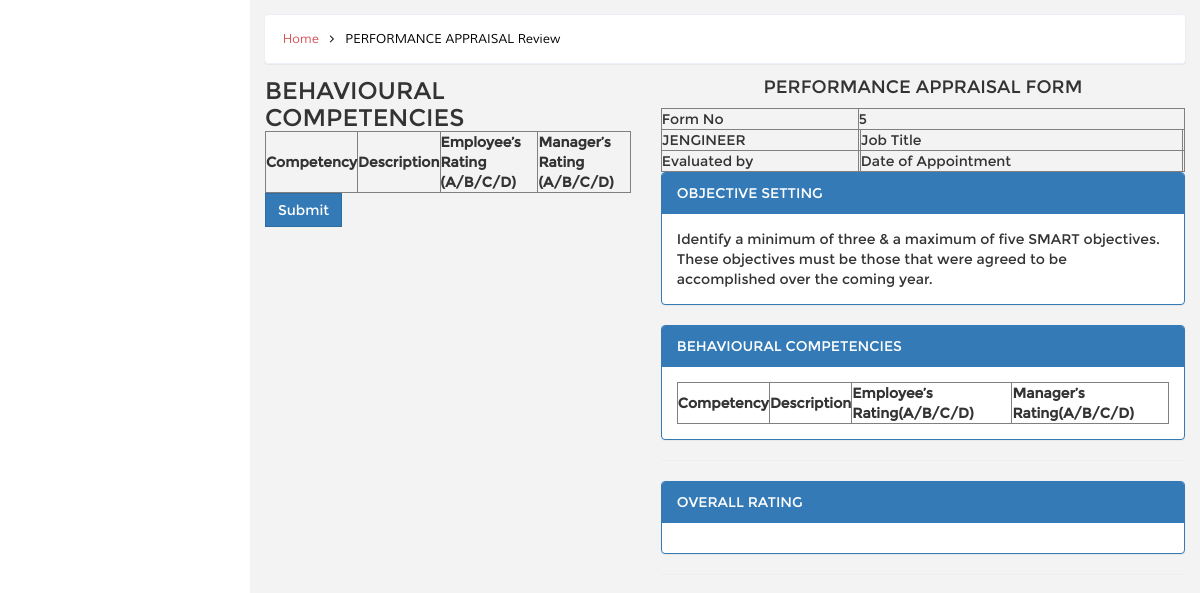
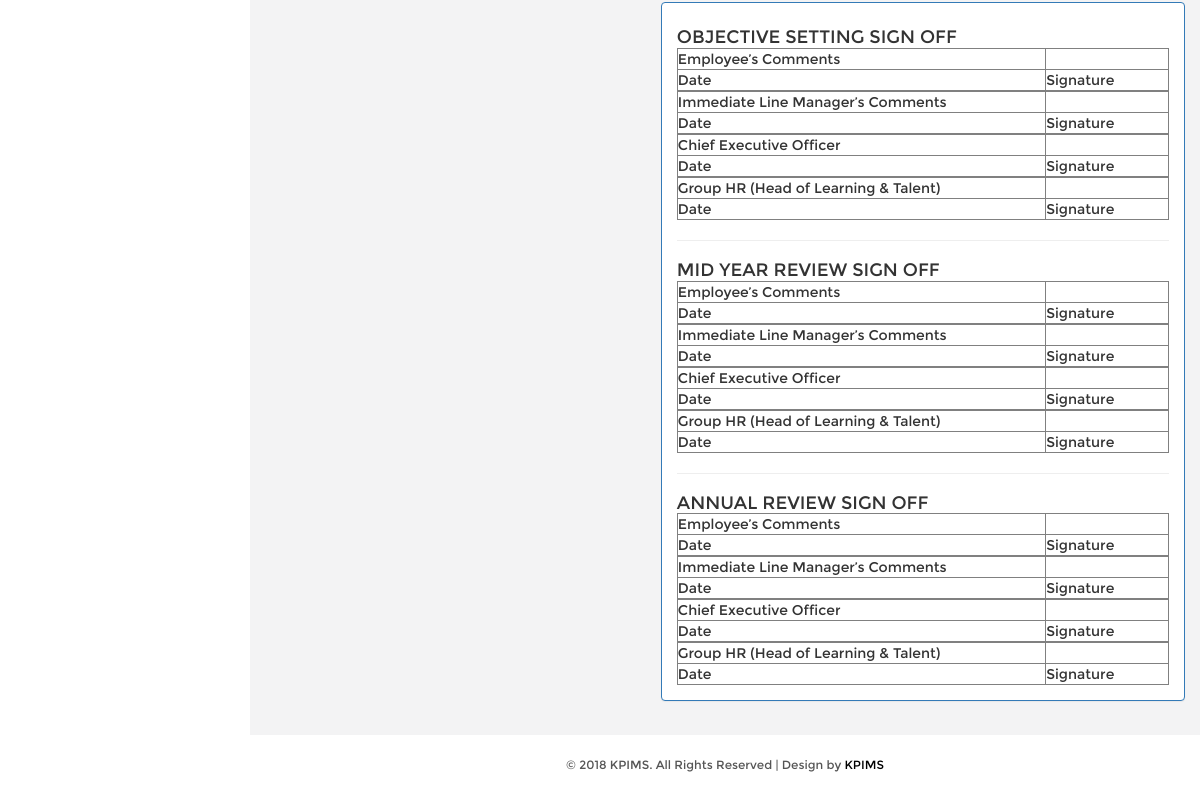
Before: /PAFID_approval_step2.php?id=5 with the older database file (2 pictures, top to bottom).
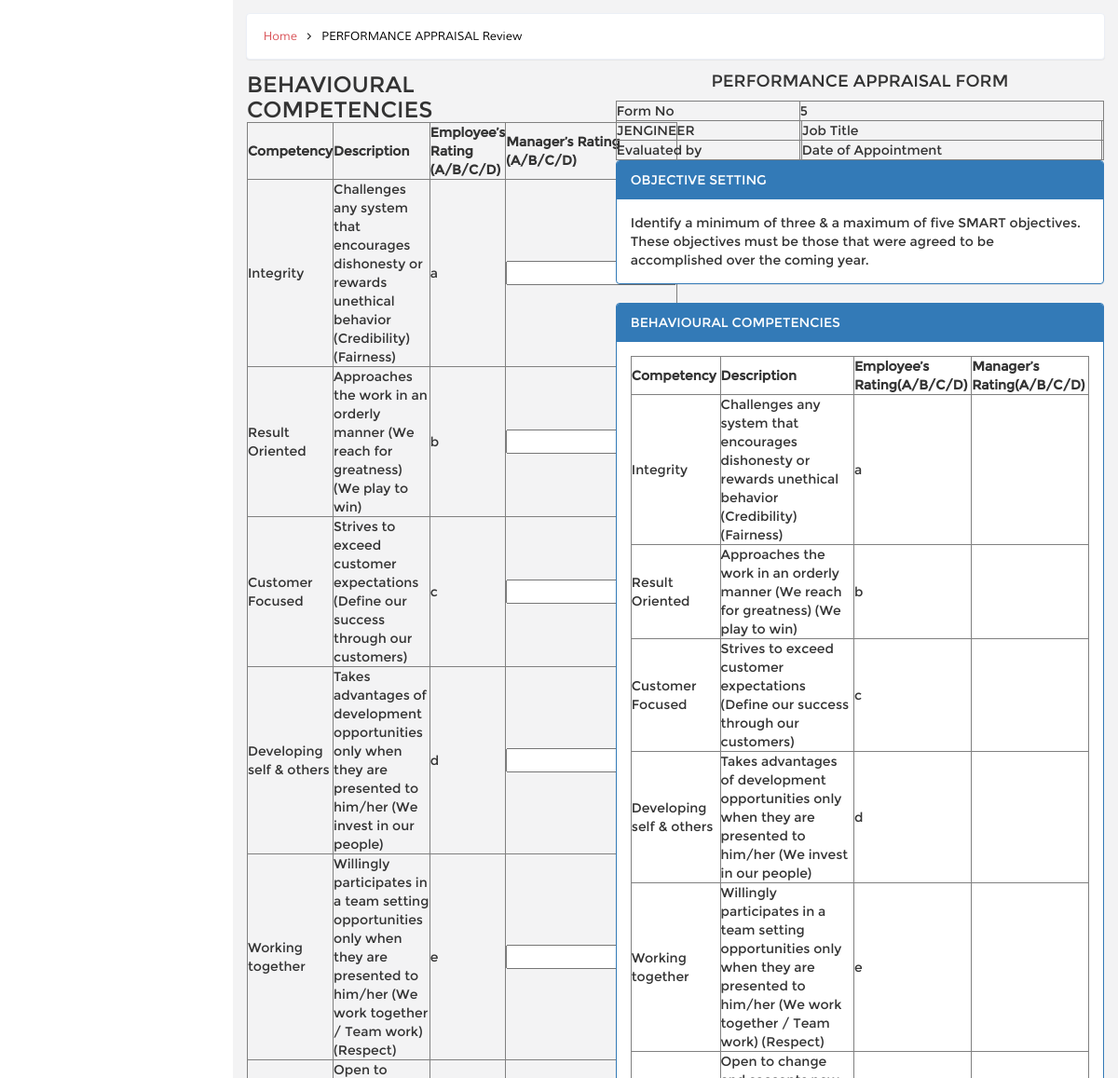
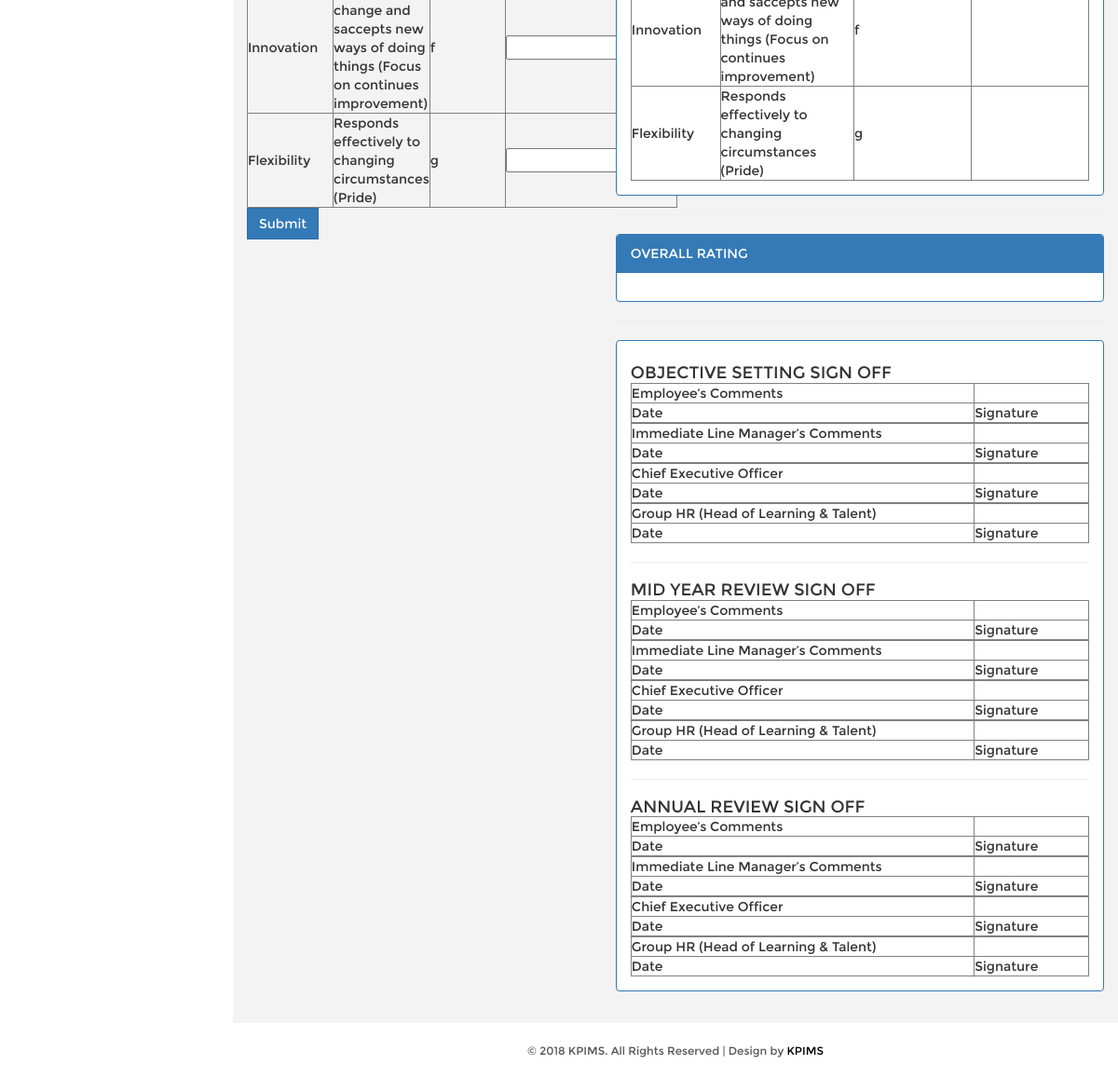
After: the same page with the newer database file (2 pictures, top to bottom).
### tables this page shows
CREATE TABLE `kpi_employee_beh_competency` (
  `PAFID` int(5) NOT NULL,
  `beh_competency_id` int(5) NOT NULL,
  `employee_rating` varchar(10) DEFAULT NULL,
  `manager_rating` int(10) DEFAULT NULL,
  `user_id` int(5) DEFAULT NULL,
  `review_user_id` int(5) DEFAULT NULL,
  PRIMARY KEY (`PAFID`,`beh_competency_id`)
);

CREATE TABLE `kpi_beh_competency` (
  `id` int(5) NOT NULL AUTO_INCREMENT,
  `competency` varchar(50) DEFAULT NULL,
  `description` text DEFAULT NULL,
  PRIMARY KEY (`id`)
);

### DB.php (called while the page is built, shortened)
<?php
function getDBConnection() {
    $servername = "localhost";
    $username = "root";
    $password = "123";
    $db = "kpimsdb";
    $conn = mysqli_connect($servername, $username, $password, $db);
    if (!$conn) {
        die("Connection failed: " . mysqli_connect_error());
    } else {
        return $conn;
    }
}
function getData($sql) {
    $conn = getDBConnection();
    $result = mysqli_query($conn, $sql);
    if (mysqli_num_rows($result) > 0) {
        return $result;
    } else {
        return FALSE;
    }
}
?>

### PAFID_approval_step2.php (the view, shortened to what this page needs)
<!DOCTYPE HTML>
<html>
    <?php include_once './DB.php'; ?>
    <head>
        <link href="css/bootstrap.min.css" rel='stylesheet' type='text/css' />
        <link href="css/style.css" rel='stylesheet' type='text/css' />
        <link href="css/font-awesome.css" rel="stylesheet">
        <link href="css/custom.css" rel="stylesheet">
    </head>
    <body>
        <div id="wrapper">
            <div id="page-wrapper" class="gray-bg dashbard-1">
                <div class="content-main">
                    <div class="banner">
                        <h2>
                            <a href="home.php">Home</a>
                            <i class="fa fa-angle-right"></i>
                            <span>PERFORMANCE APPRAISAL Review</span>
                        </h2>
                    </div>
                    <div class="content-top">
                        <div class="col-md-5 ">
                            <form action="PAFID_behavioural_competencies_approval.php" method="post">
                                <h3>BEHAVIOURAL COMPETENCIES</h3>
                                <table border="1">
                                    <thead>
                                        <tr>
                                            <th>Competency</th>
                                            <th>Description</th>
                                            <th>Employee’s Rating (A/B/C/D)</th>
                                            <th>Manager’s Rating (A/B/C/D)</th>
                                        </tr>
                                    </thead>
                                    <tbody>
                                        <?php
                                        $sql = " SELECT beh_competency_id AS id,employee_rating,kpi_beh_competency.competency,kpi_beh_competency.description
                                            FROM kpi_employee_beh_competency
 INNER JOIN kpi_beh_competency
 ON kpi_beh_competency.id = kpi_employee_beh_competency.beh_competency_id
  WHERE PAFID =  '".$_GET['id']."'";
                                        $data = getData($sql);
                                        foreach ($data as $value) {
                                            ?>
                                            <tr>
                                                <td><?= $value['competency'] ?></td>
                                                <td><?= $value['description'] ?></td>
                                                <td><?= $value['employee_rating'] ?></td>
                                                <td><input type="text" name="<?= $value['id'] ?>"/></td>
                                            </tr>
                                            <?php
                                        }
                                        ?>
                                    </tbody>
                                </table>
                                    <button name="submit" type="submit" class="btn btn-primary">Submit</button><br>
                            </form>
                        </div>
                        <div class="col-md-7 ">
                            <?php include './PAF.php'; ?>
                        </div>
                    </div>
                    <?php
                    include './_footer.php';
                    ?>
                </div>
            </div>
        </div>
    </body>
</html>

### PAF.php (shortened to what this page needs)
<?php
$PAFID = $_GET['id'];
?>
<h4 style="text-align: center;margin-bottom: 10px">PERFORMANCE APPRAISAL FORM</h4>
<table border="1" style="width: 100%">
    <tbody>
        <tr>
            <td>Form No</td>
            <td colspan="3"><?= $PAFID ?></td>
        </tr>
        <tr>
            <td>JENGINEER</td>
            <td><?= $_SESSION['userbean']['first_name'] ?> <?= $_SESSION['userbean']['last_name'] ?></td>
            <td>Job Title</td>
            <td><?= $_SESSION['userbean']['job_title'] ?></td>
        </tr>
        <tr>
            <td>Evaluated by</td>
            <td> </td>
            <td>Date of Appointment</td>
            <td><?= $_SESSION['userbean']['date_of_appointment'] ?></td>
        </tr>
    </tbody>
</table>
<div class="panel panel-primary">
    <div class="panel-heading ">OBJECTIVE SETTING</div>
    <div class="panel-body">
        <p>Identify a minimum of three & a maximum of five SMART objectives. These objectives must be those that were agreed to be accomplished over the coming year.</p>
    </div>
</div>
<div class="panel panel-primary">
    <div class="panel-heading ">BEHAVIOURAL COMPETENCIES</div>
    <div class="panel-body">
        <table border="1">
            <thead>
                <tr>
                    <th>Competency</th>
                    <th>Description</th>
                    <th>Employee’s Rating(A/B/C/D)</th>
                    <th>Manager’s Rating(A/B/C/D)</th>
                </tr>
            </thead>
            <tbody>
                <?php
                $sqlBeh = " SELECT kpi_employee_beh_competency.*,kpi_beh_competency.competency,kpi_beh_competency.description FROM kpi_employee_beh_competency
 INNER JOIN kpi_beh_competency
 ON kpi_beh_competency.id = kpi_employee_beh_competency.beh_competency_id
WHERE kpi_employee_beh_competency.PAFID = '$PAFID'";
                $data = getData($sqlBeh);
                if ($data)
                    foreach ($data as $value) {
                        ?>
                        <tr>
                            <td><?= $value['competency'] ?></td>
                            <td><?= $value['description'] ?></td>
                            <td><?= $value['employee_rating'] ?></td>
                            <td><?= $value['manager_rating'] ?></td>
                        </tr>
                        <?php
                    }
                ?>
            </tbody>
        </table>
    </div>
</div>
<hr>
<div class="panel panel-primary">
    <div class="panel-heading ">OVERALL RATING</div>
    <div class="panel-body">
    </div>
</div>
<hr>
<div class="panel panel-primary">
    <div class="panel-body">
        <h4 style="margin-top: 10px">OBJECTIVE SETTING SIGN OFF </h4>
        <table border="1" style="width: 100%">
            <tbody>
                <tr>
                    <td style="width: 75%">Employee’s Comments</td>
                    <td></td>
                </tr>
                <tr>
                    <td>Date</td>
                    <td>Signature</td>
                </tr>
            </tbody>
        </table>
        <table border="1" style="width: 100%">
            <tbody>
                <tr >
                    <td style="width: 75%">Immediate Line Manager’s Comments</td>
                    <td></td>
                </tr>
                <tr>
                    <td>Date</td>
                    <td>Signature</td>
                </tr>
            </tbody>
        </table>
        <table border="1" style="width: 100%">
            <tbody>
                <tr>
                    <td style="width: 75%">Chief Executive Officer</td>
                    <td></td>
                </tr>
                <tr>
                    <td>Date</td>
                    <td>Signature</td>
                </tr>
            </tbody>
        </table>
        <table border="1" style="width: 100%">
            <tbody>
                <tr>
                    <td style="width: 75%">Group HR (Head of Learning & Talent)</td>
                    <td></td>
                </tr>
                <tr>
                    <td>Date</td>
                    <td>Signature</td>
                </tr>
            </tbody>
        </table>
        <hr>
        <h4 style="margin-top: 10px">MID YEAR REVIEW SIGN OFF </h4>
        <table border="1" style="width: 100%">
            <tbody>
                <tr>
                    <td style="width: 75%">Employee’s Comments</td>
                    <td></td>
                </tr>
                <tr>
                    <td>Date</td>
                    <td>Signature</td>
                </tr>
            </tbody>
        </table>
        <table border="1" style="width: 100%">
            <tbody>
                <tr >
                    <td style="width: 75%">Immediate Line Manager’s Comments</td>
                    <td></td>
                </tr>
                <tr>
                    <td>Date</td>
                    <td>Signature</td>
                </tr>
            </tbody>
        </table>
        <table border="1" style="width: 100%">
            <tbody>
                <tr>
                    <td style="width: 75%">Chief Executive Officer</td>
                    <td></td>
                </tr>
                <tr>
                    <td>Date</td>
                    <td>Signature</td>
                </tr>
            </tbody>
        </table>
        <table border="1" style="width: 100%">
            <tbody>
                <tr>
                    <td style="width: 75%">Group HR (Head of Learning & Talent)</td>
                    <td></td>
                </tr>
                <tr>
                    <td>Date</td>
                    <td>Signature</td>
                </tr>
            </tbody>
        </table>
        <hr>
        <h4 style="margin-top: 10px">ANNUAL REVIEW SIGN OFF </h4>
        <table border="1" style="width: 100%">
            <tbody>
                <tr>
                    <td style="width: 75%">Employee’s Comments</td>
                    <td></td>
                </tr>
                <tr>
                    <td>Date</td>
                    <td>Signature</td>
                </tr>
            </tbody>
        </table>
        <table border="1" style="width: 100%">
            <tbody>
                <tr >
                    <td style="width: 75%">Immediate Line Manager’s Comments</td>
                    <td></td>
                </tr>
                <tr>
                    <td>Date</td>
                    <td>Signature</td>
                </tr>
            </tbody>
        </table>
        <table border="1" style="width: 100%">
            <tbody>
                <tr>
                    <td style="width: 75%">Chief Executive Officer</td>
                    <td></td>
                </tr>
                <tr>
                    <td>Date</td>
                    <td>Signature</td>
                </tr>
            </tbody>
        </table>
        <table border="1" style="width: 100%">
            <tbody>
                <tr>
                    <td style="width: 75%">Group HR (Head of Learning & Talent)</td>
                    <td></td>
                </tr>
                <tr>
                    <td>Date</td>
                    <td>Signature</td>
                </tr>
            </tbody>
        </table>
    </div>
</div>

### _footer.php
<div class="copy">
                        <p> &copy; 2018 KPIMS. All Rights Reserved | Design by <a href="#" target="_blank">KPIMS</a> </p>
</div>

### css/style.css (style rules this page uses)
h4, h5, h6, h1, h2, h3 { margin: 0; }
p { margin: 0; }
html, body { font-family:'Montserrat-Regular'; background:#F3F3F4; overflow-x: hidden; }
body a { transition:0.5s all; -webkit-transition:0.5s all; -moz-transition:0.5s all; -o-transition:0.5s all; -ms-transition:0.5s all; }
div#wrapper { background-color: #fff; }
@media (min-width: 768px) { #page-wrapper { position: inherit; margin: 0 0 0 240px; min-height: 1000px; } }
.content-main { background-color: #F3F3F4; padding-top: 1em; }
.banner { background: #fff; display: block; margin: 0em 1em ; padding:1em; border: 1px solid #ebeff6; border-color: #ebeff6; border-radius: 4px; -webkit-border-radius: 4px; -o-border-radius: 4px; -moz-border-radius: 4px; -ms-border-radius: 4px; -webkit-box-shadow: 0 1px 1px rgba(0,0,0,.05); box-shadow: 0 1px 1px rgba(0,0,0,.05); }
.banner h2 { font-size:0.9em; }
.banner h2 a { color:#D95459; text-decoration:none; font-family: 'Muli-Regular'; padding:0.3em ; }
.banner h2 span { color:#000; font-family: 'Muli-Regular'; padding:0.3em ; }
.banner h2 i { color:#000; vertical-align:middle; padding:0.3em ; }
.content-top { padding: 1em 0; }
.btn { border-radius: 0px; outline: none; }
.copy { background:#fff; text-align:center; padding:1.5em 0; }
.copy p, .copy-right p { font-size:0.85em; color:#555; }
.copy p a, .copy-right p a { color:#000; }

### css/custom.css (style rules this page uses)
#wrapper { width: 100%; }
#page-wrapper { min-height: 568px; }
@media (min-width:768px) { #page-wrapper { position: inherit; margin: 0 0 0 250px; } }

Changed rows visible on the page:
added kpi_employee_beh_competency: kpi_beh_competency.competency "Integrity", kpi_beh_competency.description "Challenges any system that encourages dishonesty or rewards unethical behavior (Credibility) (Fairness)", employee_rating "a"
added kpi_employee_beh_competency: kpi_beh_competency.competency "Result Oriented", kpi_beh_competency.description "Approaches the work in an orderly manner (We reach for greatness) (We play to win)", employee_rating "b"
added kpi_employee_beh_competency: kpi_beh_competency.competency "Customer Focused", kpi_beh_competency.description "Strives to exceed customer expectations (Define our success through our customers)", employee_rating "c"
added kpi_employee_beh_competency: kpi_beh_competency.competency "Developing self & others", kpi_beh_competency.description "Takes advantages of development opportunities only when they are presented to him/her (We invest in our people)", employee_rating "d"
added kpi_employee_beh_competency: kpi_beh_competency.competency "Working together", kpi_beh_competency.description "Willingly participates in a team setting opportunities only when they are presented to him/her (We work together / Team work) (Respect)", employee_rating "e"
added kpi_employee_beh_competency: kpi_beh_competency.competency "Innovation", kpi_beh_competency.description "Open to change and saccepts new ways of doing things (Focus on continues improvement)", employee_rating "f"
added kpi_employee_beh_competency: kpi_beh_competency.competency "Flexibility", kpi_beh_competency.description "Responds effectively to changing circumstances (Pride)", employee_rating "g"
